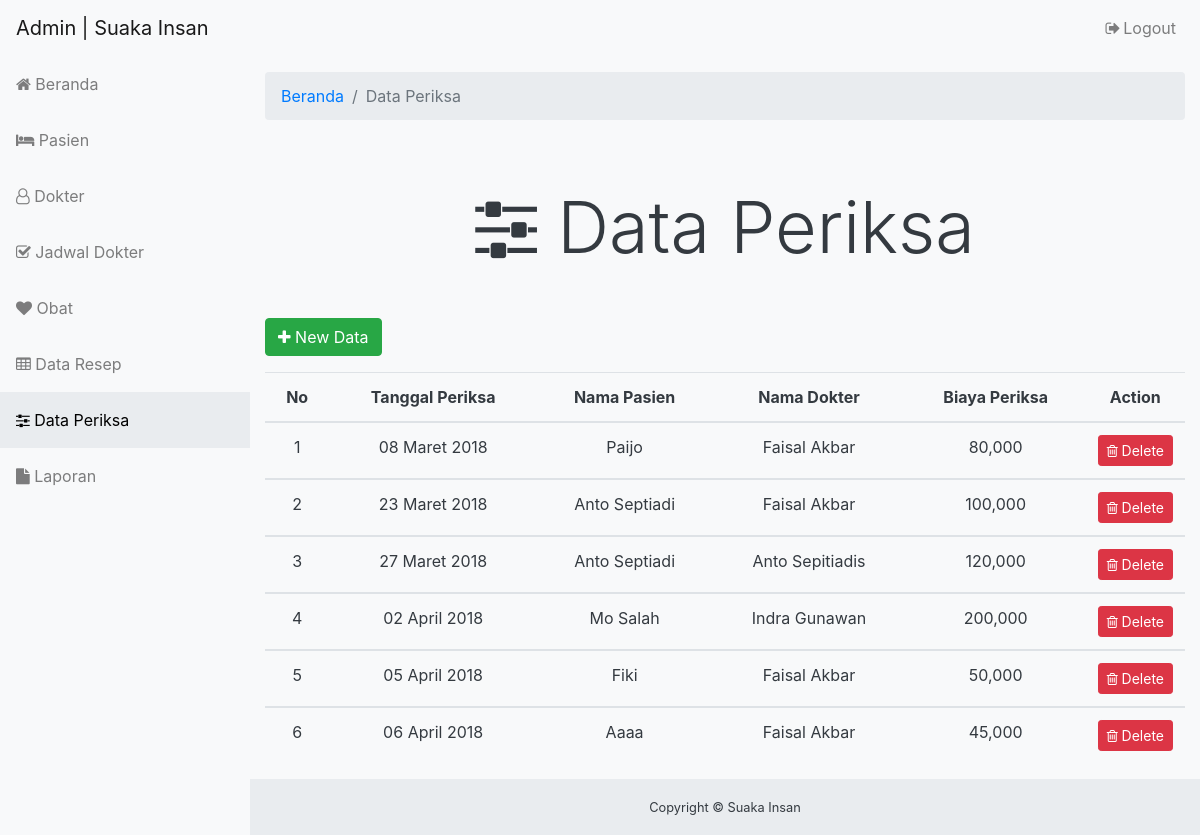
/admin/periksa.php (signed in), run on the app's committed database.
### tables this page shows
CREATE TABLE IF NOT EXISTS `periksa` (
  `kd_periksa` int(11) NOT NULL,
  `id_pasien` int(11) NOT NULL,
  `id_dokter` int(11) NOT NULL,
  `tglperiksa` date NOT NULL,
  `biaya` int(11) NOT NULL
);

CREATE TABLE IF NOT EXISTS `pasien` (
  `id_pasien` int(11) NOT NULL,
  `nama_pasien` varchar(50) NOT NULL,
  `email` varchar(50) NOT NULL,
  `tmptlhr` varchar(50) NOT NULL,
  `tgllhr` date NOT NULL,
  `telp` varchar(20) NOT NULL,
  `alamat` varchar(50) NOT NULL,
  `jk` varchar(1) NOT NULL,
  `foto` varchar(50) NOT NULL
);

CREATE TABLE IF NOT EXISTS `dokter` (
  `id_dokter` int(11) NOT NULL,
  `nama_dokter` varchar(50) NOT NULL,
  `alamat` varchar(50) NOT NULL,
  `spesialis` varchar(50) NOT NULL,
  `telp` varchar(15) NOT NULL
);

### class/periksa.php (called while the page is built, shortened)
<?php
class Periksa{
	private $koneksi;
	public function __construct($koneksi){
		$this->koneksi = $koneksi;
	}
	public function ReadQuery(){
		$sql = "SELECT periksa.kd_periksa, pasien.nama_pasien, dokter.nama_dokter, periksa.tglperiksa, periksa.biaya
						FROM periksa
						JOIN dokter ON periksa.id_dokter = dokter.id_dokter
						JOIN pasien ON periksa.id_pasien = pasien.id_pasien ORDER BY periksa.tglperiksa";
		$result = $this->koneksi->query($sql);
		return $result;
	}
}
?>

### function/function.php (called while the page is built, shortened)
<?php
function FormatTgl($tanggal){
	$tgl = substr($tanggal, 8, 2);
	$bln = substr($tanggal, 5, 2);
	$thn = substr($tanggal, 0, 4);
	switch ($bln) {
		case '03':
			$bln = 'Maret';
			break;
		case '04':
			$bln = 'April';
			break;
	}
	$newtanggal = $tgl.' '.$bln.' '.$thn;
	return $newtanggal;
}
?>

### admin/periksa.php (the view, shortened to what this page needs)
<?php
include_once('../function/function.php');
if(!isset($_SESSION['admin'])){
	header('location:login.php');
}else{
include_once('header.php');
?>
	  <div class="content-wrapper bg-light">
	    <div class="container-fluid">
	      <ol class="breadcrumb">
	        <li class="breadcrumb-item">
	          <a href="../admin/">Beranda</a>
	        </li>
	        <li class="breadcrumb-item active">Data Periksa</li>
	      </ol>
	      <div class="row">
	        <div class="col-12">
	          <h1 class="display-3 text-center my-5">
					  	<i class="fa fa-sliders"></i>
					  	Data Periksa
						</h1>
	          <div class="form-group">
	          	<button class="btn btn-success" class="btn btn-primary" data-toggle="modal" data-target="#add-resep">
		          	<i class="fa fa-plus"></i>
		          	New Data
	          	</button>
	          </div>
	          <table class="table table-hover text-center text-capitalize">
	          	<thead>
	          		<tr>
	          			<th>No</th>
	          			<th>Tanggal Periksa</th>
	          			<th>Nama Pasien</th>
	          			<th>Nama Dokter</th>
	          			<th>Biaya Periksa</th>
	          			<th width="5%">Action</th>
	          		</tr>
	          	</thead>
<?php
include_once('../class/periksa.php');
$periksa = new Periksa($koneksi);
$result = $periksa->ReadQuery();
$no = 1;
while($row = $result->fetch_assoc()){
?>
	          	<tbody>
	          		<tr>
	          			<td><?=$no?></td>
	          			<td><?=FormatTgl($row['tglperiksa'])?></td>
	          			<td><?=$row['nama_pasien']?></td>
	          			<td><?=$row['nama_dokter']?></td>
	          			<td><?=number_format($row['biaya'])?></td>
	          			<td>
	          				<a href="delete-periksa.php?id=<?=$row['kd_periksa']?>" class="btn btn-sm btn-danger">
	          					<i class="fa fa-trash-o"></i>
	          					 Delete
	          				</a>
	          			</td>
	          		</tr>
	          	</tbody>
<?php
$no++;
}
?>
	          </table>
	        </div>
	      </div>
	    </div>
		</div>
<?php
include_once('footer.php');
}
?>

### data on the page
periksa: tglperiksa "08 Maret 2018", id_pasien.nama_pasien "Paijo", id_dokter.nama_dokter "Faisal Akbar", biaya "80,000"
periksa: tglperiksa "23 Maret 2018", id_pasien.nama_pasien "Anto Septiadi", id_dokter.nama_dokter "Faisal Akbar", biaya "100,000"
periksa: tglperiksa "27 Maret 2018", id_pasien.nama_pasien "Anto Septiadi", id_dokter.nama_dokter "Anto Sepitiadis", biaya "120,000"
periksa: tglperiksa "02 April 2018", id_pasien.nama_pasien "Mo Salah", id_dokter.nama_dokter "Indra Gunawan", biaya "200,000"
periksa: tglperiksa "05 April 2018", id_pasien.nama_pasien "Fiki", id_dokter.nama_dokter "Faisal Akbar", biaya "50,000"
periksa: tglperiksa "06 April 2018", id_pasien.nama_pasien "Aaaa", id_dokter.nama_dokter "Faisal Akbar", biaya "45,000"
